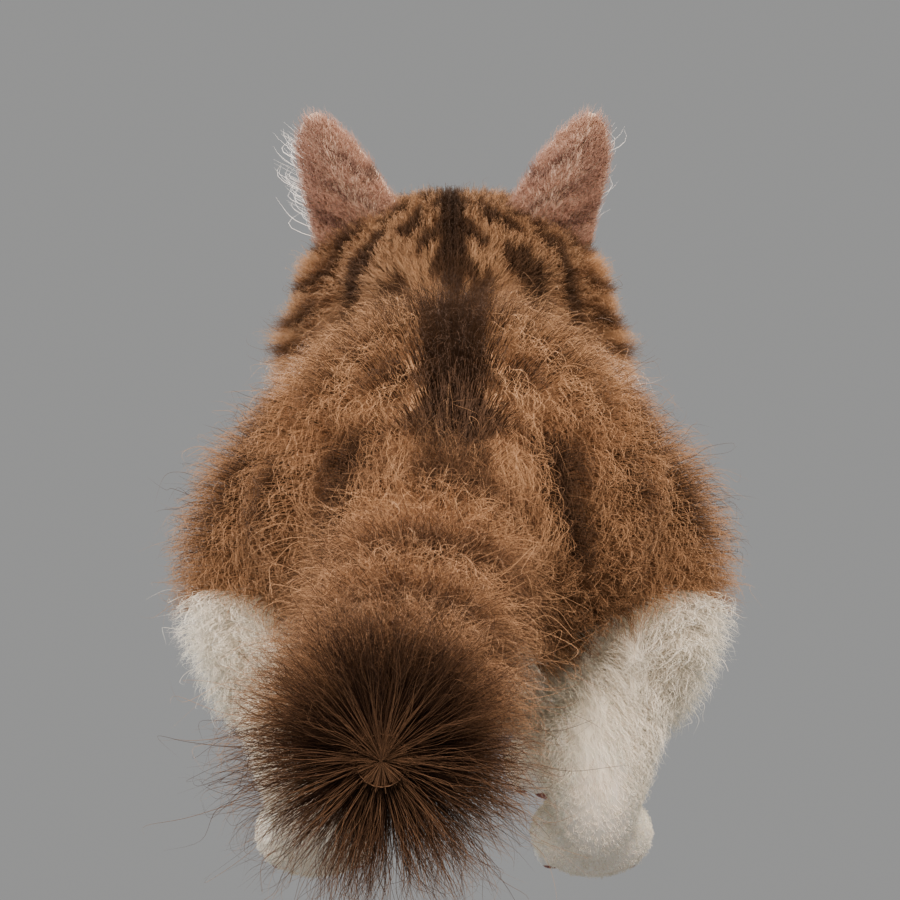
#> input picture reviews/b4-round/back.png, 900 x 900 px, given in place of Idle.png, which was not available
$ python make_lingxi_v5_pose_sheet.py
#> lines starting #> are read from the running program, lines starting #| are printed output that depends on the picture; pictures that were not available may be replaced by others from this repository, and a replacement may not be noted
"""Build a labeled contact sheet from the v5 pose-review renders."""
import os
from pathlib import Path
from PIL import Image, ImageDraw, ImageFont

ROOT = Path(__file__).resolve().parents[2]
POSES = Path(os.environ.get("LINGXI_OUT", ROOT / "assets/characters/lingxi/v5")) / "poses"
NAMES = [
    "Idle", "Walk", "Run", "Jump", "LieDown", "SideLie", "Sleep", "Curious",
    "Happy", "Yawn", "Lick", "Bite", "Knead", "Stretch", "PawPlay",
]
CELL, LABEL, COLS = 300, 34, 5
ROWS = (len(NAMES) + COLS - 1) // COLS
sheet = Image.new("RGB", (COLS * CELL, ROWS * (CELL + LABEL)), (238, 233, 224))
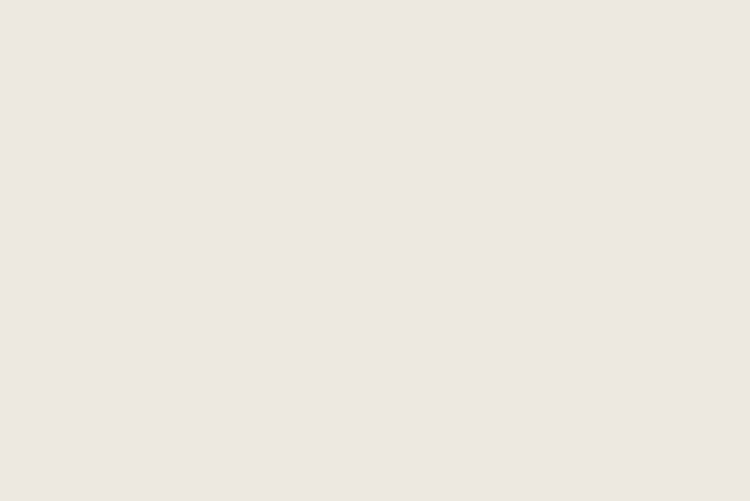
#> sheet: PIL image 1500x1002 RGB (shown at 1/2 size); mean R, G, B 238, 233, 224
draw = ImageDraw.Draw(sheet)
font = ImageFont.load_default()
for i, name in enumerate(NAMES):
    path = POSES / f"{name}.png"
    with Image.open(path) as src:
#> src is the input picture: PIL image 900x900 RGBA; mean R, G, B, A 137.7, 126.4, 117.9, 255
        thumb = src.convert("RGB"); thumb.thumbnail((CELL, CELL), Image.Resampling.LANCZOS)
    x, y = (i % COLS) * CELL, (i // COLS) * (CELL + LABEL)
    sheet.paste(thumb, (x + (CELL - thumb.width) // 2, y))
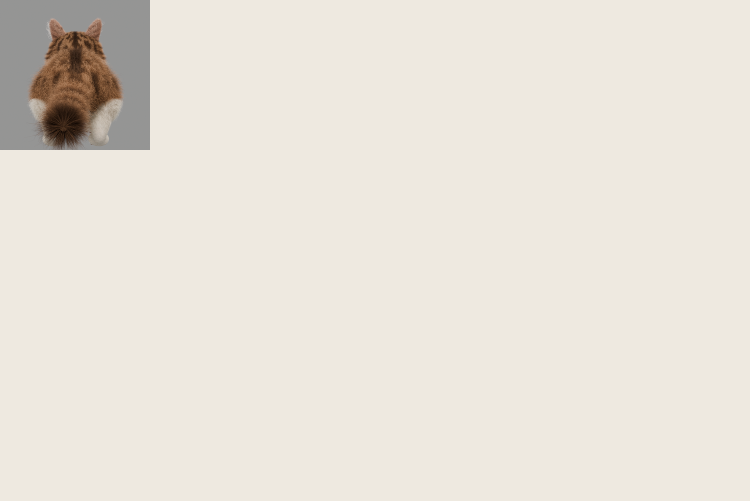
#> sheet: PIL image 1500x1002 RGB (shown at 1/2 size); mean R, G, B 232, 226.6, 217.6
    draw.text((x + 12, y + CELL + 9), name, fill=(66, 55, 48), font=font)
#> pass 2 of the loop `for i, name in enumerate(NAMES):`:
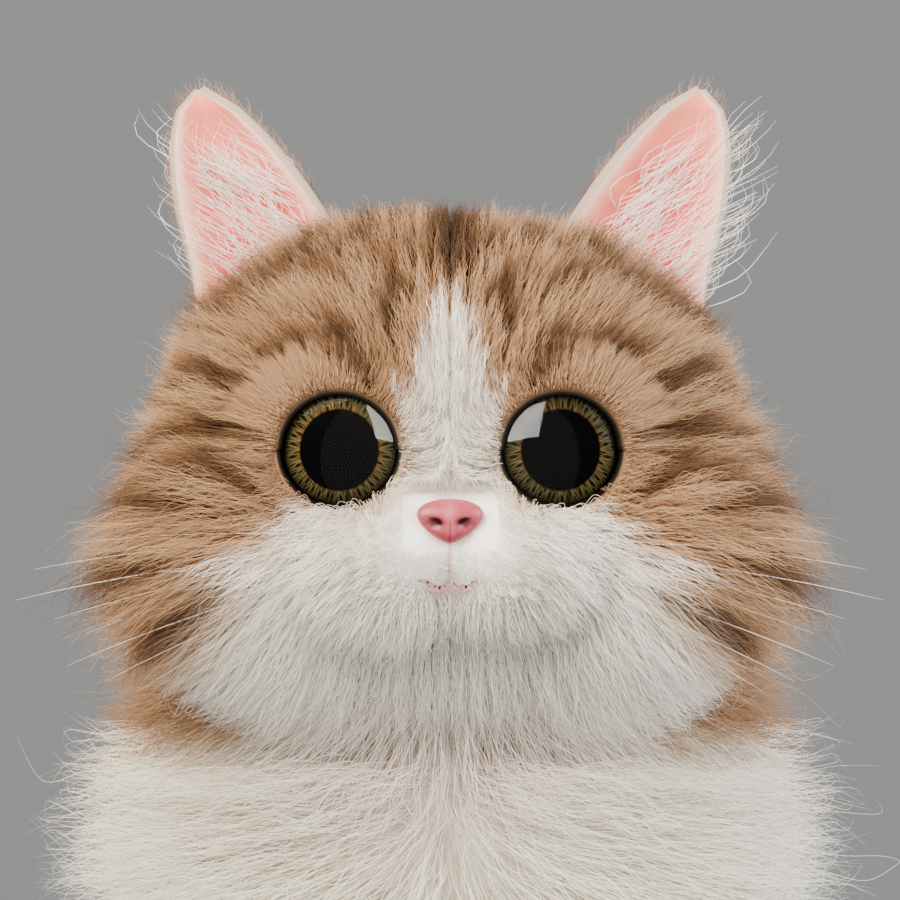
#> input picture reviews/b4-round/face.png, 900 x 900 px, given in place of Walk.png, which was not available
#> src is the input picture: PIL image 900x900 RGBA; mean R, G, B, A 168.6, 157.6, 148.3, 255
#> thumb: PIL image 900x900 RGB
#> thumb: PIL image 300x300 RGB
#> `sheet.paste(thumb, (x + (CELL - thumb.width) // 2, y))`:
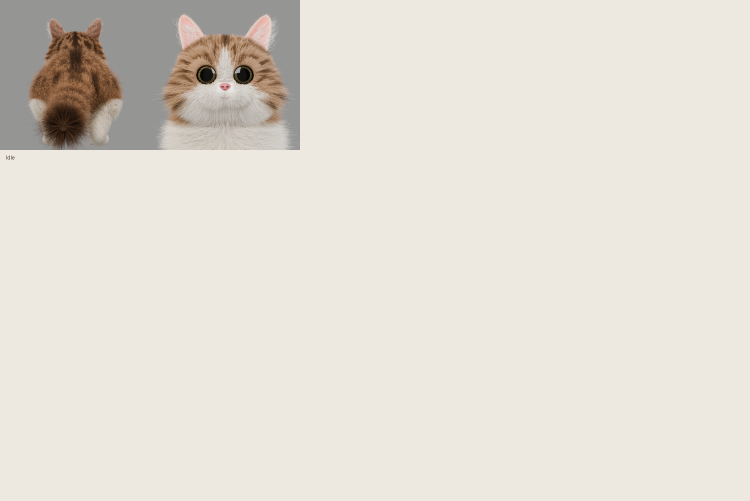
#> sheet: PIL image 1500x1002 RGB (shown at 1/2 size); mean R, G, B 227.8, 222.1, 213.1
#> (the run stopped early here; a loop or call above may not have finished)
